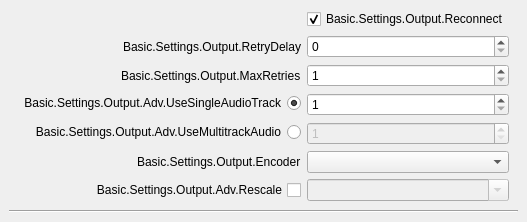
               <widget class="QWidget" name="advOutputStreamTab">
                <attribute name="title">
                 <string>Basic.Settings.Output.Adv.Streaming</string>
                </attribute>
                <layout class="QVBoxLayout" name="verticalLayout_12">
                 <property name="leftMargin">
                  <number>9</number>
                 </property>
                 <property name="topMargin">
                  <number>0</number>
                 </property>
                 <property name="rightMargin">
                  <number>9</number>
                 </property>
                 <property name="bottomMargin">
                  <number>9</number>
                 </property>
                 <item alignment="Qt::AlignTop">
                  <widget class="QWidget" name="widget_4" native="true">
                   <layout class="QVBoxLayout" name="verticalLayout_14">
                    <property name="spacing">
                     <number>0</number>
                    </property>
                    <property name="leftMargin">
                     <number>0</number>
                    </property>
                    <property name="topMargin">
                     <number>0</number>
                    </property>
                    <property name="rightMargin">
                     <number>0</number>
                    </property>
                    <property name="bottomMargin">
                     <number>0</number>
                    </property>
                    <item>
                     <widget class="QWidget" name="advOutTopContainer" native="true">
                      <property name="sizePolicy">
                       <sizepolicy hsizetype="Preferred" vsizetype="Maximum">
                        <horstretch>0</horstretch>
                        <verstretch>0</verstretch>
                       </sizepolicy>
                      </property>
                      <layout class="QFormLayout" name="formLayout_7">
                       <property name="fieldGrowthPolicy">
                        <enum>QFormLayout::AllNonFixedFieldsGrow</enum>
                       </property>
                       <property name="labelAlignment">
                        <set>Qt::AlignRight|Qt::AlignTrailing|Qt::AlignVCenter</set>
                       </property>
                       <item row="1" column="0">
                        <widget class="QLabel" name="label_27">
                         <property name="minimumSize">
                          <size>
                           <width>170</width>
                           <height>0</height>
                          </size>
                         </property>
                         <property name="text">
                          <string>Basic.Settings.Output.RetryDelay</string>
                         </property>
                         <property name="alignment">
                          <set>Qt::AlignRight|Qt::AlignTrailing|Qt::AlignVCenter</set>
                         </property>
                        </widget>
                       </item>
                       <item row="1" column="1">
                        <widget class="QSpinBox" name="advOutRetryDelay">
                         <property name="maximum">
                          <number>30</number>
                         </property>
                        </widget>
                       </item>
                       <item row="0" column="1">
                        <widget class="QCheckBox" name="advOutReconnect">
                         <property name="text">
                          <string>Basic.Settings.Output.Reconnect</string>
                         </property>
                         <property name="checked">
                          <bool>true</bool>
                         </property>
                        </widget>
                       </item>
                       <item row="2" column="0">
                        <widget class="QLabel" name="label_26">
                         <property name="text">
                          <string>Basic.Settings.Output.MaxRetries</string>
                         </property>
                        </widget>
                       </item>
                       <item row="2" column="1">
                        <widget class="QSpinBox" name="advOutMaxRetries">
                         <property name="minimum">
                          <number>1</number>
                         </property>
                         <property name="maximum">
                          <number>10000</number>
                         </property>
                        </widget>
                       </item>
                       <item row="3" column="0">
                        <widget class="QRadioButton" name="advOutSingleTrack">
                         <property name="layoutDirection">
                          <enum>Qt::RightToLeft</enum>
                         </property>
                         <property name="text">
                          <string>Basic.Settings.Output.Adv.UseSingleAudioTrack</string>
                         </property>
                         <property name="checked">
                          <bool>true</bool>
                         </property>
                        </widget>
                       </item>
                       <item row="3" column="1">
                        <widget class="QSpinBox" name="advOutAudioTrack">
                         <property name="minimum">
                          <number>1</number>
                         </property>
                         <property name="maximum">
                          <number>4</number>
                         </property>
                        </widget>
                       </item>
                       <item row="4" column="0">
                        <widget class="QRadioButton" name="advOutMultitrack">
                         <property name="layoutDirection">
                          <enum>Qt::RightToLeft</enum>
                         </property>
                         <property name="text">
                          <string>Basic.Settings.Output.Adv.UseMultitrackAudio</string>
                         </property>
                        </widget>
                       </item>
                       <item row="4" column="1">
                        <widget class="QSpinBox" name="advOutTrackCount">
                         <property name="enabled">
                          <bool>false</bool>
                         </property>
                         <property name="minimum">
                          <number>1</number>
                         </property>
                         <property name="maximum">
                          <number>4</number>
                         </property>
                        </widget>
                       </item>
                       <item row="6" column="1">
                        <widget class="QComboBox" name="advOutRescale">
                         <property name="enabled">
                          <bool>false</bool>
                         </property>
                         <property name="editable">
                          <bool>true</bool>
                         </property>
                        </widget>
                       </item>
                       <item row="6" column="0">
                        <widget class="QCheckBox" name="advOutUseRescale">
                         <property name="sizePolicy">
                          <sizepolicy hsizetype="Minimum" vsizetype="Expanding">
                           <horstretch>0</horstretch>
                           <verstretch>0</verstretch>
                          </sizepolicy>
                         </property>
                         <property name="layoutDirection">
                          <enum>Qt::RightToLeft</enum>
                         </property>
                         <property name="text">
                          <string>Basic.Settings.Output.Adv.Rescale</string>
                         </property>
                        </widget>
                       </item>
                       <item row="5" column="1">
                        <widget class="QComboBox" name="advOutEncoder"/>
                       </item>
                       <item row="5" column="0">
                        <widget class="QLabel" name="advOutEncLabel">
                         <property name="text">
                          <string>Basic.Settings.Output.Encoder</string>
                         </property>
                        </widget>
                       </item>
                      </layout>
                     </widget>
                    </item>
                    <item>
                     <widget class="Line" name="line_4">
                      <property name="orientation">
                       <enum>Qt::Horizontal</enum>
                      </property>
                     </widget>
                    </item>
                   </layout>
                  </widget>
                 </item>
                </layout>
               </widget>
